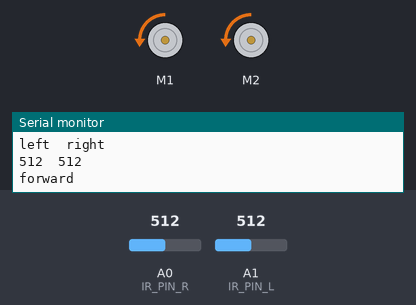
Recording of a sketch running on a simulated Arduino Uno, built with avr-gcc and run on an emulated ATmega328P. Parts: 2 × DC motor (green arrow = forward, orange = backward, longer = faster), the last lines printed to the serial monitor. Inputs (shaded band) come from the test bench; at power-on: A0 (IR_PIN_R) = 512, A1 (IR_PIN_L) = 512.

Above: at 1.2 s.
1.3 s: A0 (IR_PIN_R) set to 799
4.3 s: A0 (IR_PIN_R) set to 826
At 5.1 s:
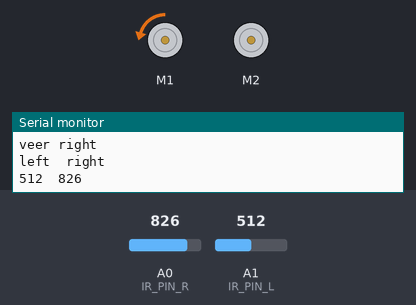
5.8 s: A0 (IR_PIN_R) set to 716
At 6.5 s:
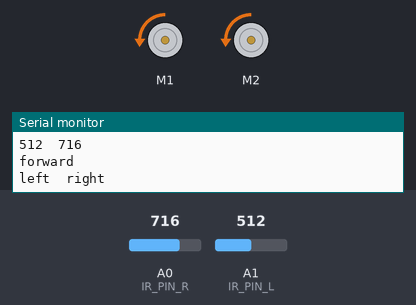
7.3 s: A1 (IR_PIN_L) set to 806
10.3 s: A1 (IR_PIN_L) set to 828
At 11.0 s:
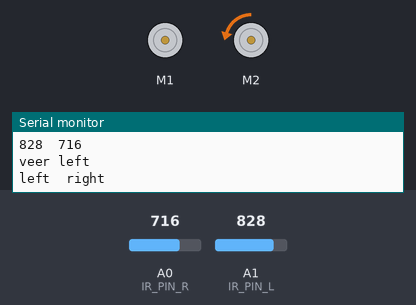
11.8 s: A1 (IR_PIN_L) set to 0
At 13.0 s:
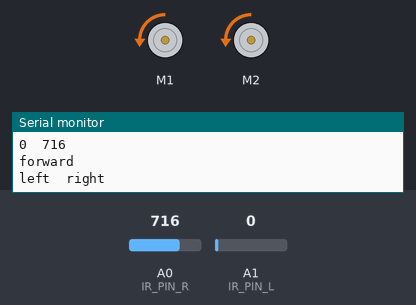
Timing chart, 0 to 14.3 s (numbered marks = the images above; inputs shaded):
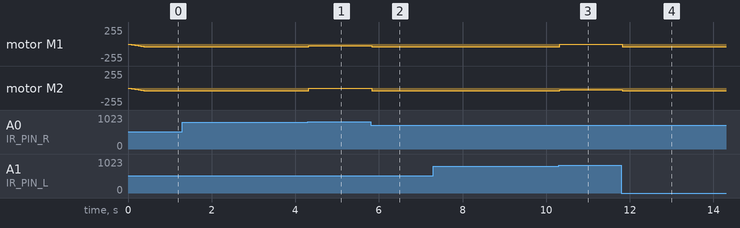

The sketch:

arduino1.1.ino
```cpp
/*
This is the program to run the line-following robot for
PoE Lab 3.
Team Members: Hannah Kolano, Chao Li, Harry Young
Primary contact: Hannah Kolano
hannah.kolano@students.olin.edu
Last modified: 10/2/17
*/

//import necessary libraries
#include <Wire.h>
#include <Adafruit_MotorShield.h>
#include "utility/Adafruit_MS_PWMServoDriver.h"

// Create the motor shield object with the default I2C address
Adafruit_MotorShield AFMS = Adafruit_MotorShield();

// Select which 'port' motor is connected to
Adafruit_DCMotor *leftMotor = AFMS.getMotor(1);
Adafruit_DCMotor *rightMotor = AFMS.getMotor(2);

//initialize variables and pins
const byte IR_PIN_R = A0;
const byte IR_PIN_L = A1;
int irValR = 0;
int irValL = 0;
int speedL = 0;
int speedR = 0;
byte mode = 0;
int IR_RANGE_LOW = 815;
// int IR_RANGE_HIGH = 870;
int turning_speed = 25;
int default_speed = 40;


void setup() {
  // put your setup code here, to run once:
  pinMode(IR_PIN_R, INPUT);
  pinMode(IR_PIN_L, INPUT);
  Serial.begin(9600);
  AFMS.begin();  // create with the default frequency 1.6KHz
}

void loop() {
  // put your main code here, to run repeatedly:
  uint8_t i;

  /*__SENSE__*/
  //check readings of the ir sensors
  irValR = analogRead(IR_PIN_R);
  irValL = analogRead(IR_PIN_L);
  Serial.print("left"); Serial.print('\t'); Serial.println("right");
  Serial.print(irValL); Serial.print('\t'); Serial.println(irValR);

  /*__THINK__*/
  //make different commands based on how different the readings are
  if(irValL > IR_RANGE_LOW && irValR < IR_RANGE_LOW) {         //turns left
    mode = 1;
  } else if(irValL < IR_RANGE_LOW && irValR > IR_RANGE_LOW) { //turns right
    mode = 2;
  } else {                    //pretty much the same
    mode = 3;
  }

  /*__ACT__*/
  leftMotor->run(BACKWARD);
  rightMotor->run(BACKWARD);

  //makes sure robot is moving first
  if(speedL <= 10 && speedR <= 10) {
    for (i=0; i<default_speed; i++) {
      leftMotor->setSpeed(i);
      rightMotor->setSpeed(i);
      speedL = default_speed;
      speedR = default_speed;
      delay(10);
    }
  }
  //changes motor readings to deal with said reading
  switch(mode) {
    case 1: {
      veer_left();
      break;
    } case 2: {
      veer_right();
      break;
    } default: {
      go_straight();
      break;
    }
  }
  leftMotor->setSpeed(speedL);
  rightMotor->setSpeed(speedR);
  delay(25);
}

void veer_left() {
  Serial.println("veer left");
  speedL = 0;
  speedR = turning_speed;
  //speedL = speedL; //- ((irValL-IR_RANGE_LOW)/10);
  //speedR = speedR + ((irValL-IR_RANGE_LOW)/10);
}

void veer_right() {
  Serial.println("veer right");
  speedL = turning_speed;
  speedR = 0;
  //speedL = speedL + ((irValR-IR_RANGE_LOW)/10);
  //speedR = speedR; // - ((irValR-IR_RANGE_LOW)/5);
}

void go_straight() {
  Serial.println("forward");
  speedL = default_speed;
  speedR = default_speed;
  //speedL = speedL + (default_speed - speedL)/2;
  //speedR = speedR + (default_speed - speedR)/2;
}

/*
Possible helpfulness/extensions
-goes faster when has been straight for a bit
-conversely slows down when hasn't
-PID control?
*/
```

Measured:
- the behaviour switches between 815 and 816 on A0 (IR_PIN_R) (found by bisection; images 0 and 1)
- the behaviour switches between 815 and 816 on A1 (IR_PIN_L) (found by bisection; images 2 and 3)
- after the input at 4.3 s, motor M1: backward 40/255 → backward 25/255 at once; motor M2: backward 40/255 → stopped at once
- after the input at 5.8 s, motor M1: backward 25/255 → backward 40/255 at once; motor M2: stopped → backward 40/255 at once
- after the input at 10.3 s, motor M1: backward 40/255 → stopped at once; motor M2: backward 40/255 → backward 25/255 at once
- after the input at 11.8 s, motor M1: stopped → backward 40/255 at once; motor M2: backward 25/255 → backward 40/255 at once
